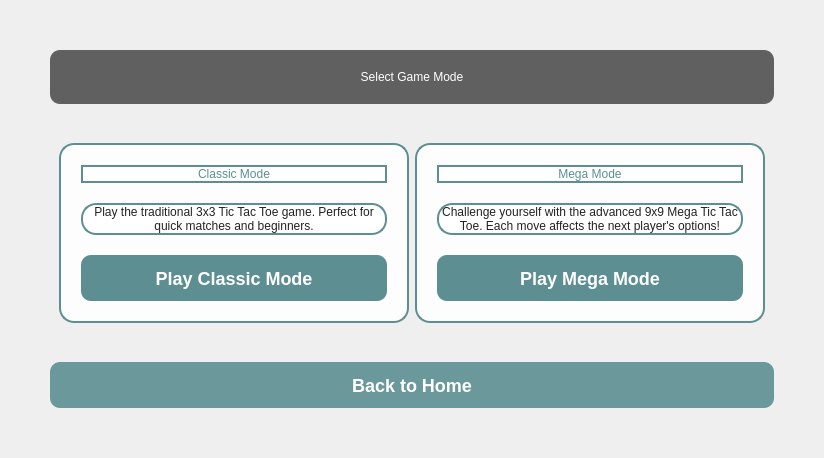
      <widget class="QWidget" name="game_mode_selection">
       <property name="styleSheet">
        <string notr="true">background-image: url(:/img/WhatsApp Image 2025-06-10 at 06.11.47_95b3a09c.jpg);
background-position: center;
background-repeat: no-repeat;
background-attachment: fixed;</string>
       </property>
       <layout class="QVBoxLayout" name="verticalLayout_mode_selection">
        <property name="spacing">
         <number>30</number>
        </property>
        <property name="leftMargin">
         <number>50</number>
        </property>
        <property name="topMargin">
         <number>50</number>
        </property>
        <property name="rightMargin">
         <number>50</number>
        </property>
        <property name="bottomMargin">
         <number>50</number>
        </property>
        <item>
         <widget class="QLabel" name="label_select_mode">
          <property name="styleSheet">
           <string notr="true">color: rgb(255, 255, 255);
font: 900 48pt &quot;Segoe UI Black&quot;;
background-color: rgba(34, 34, 34, 0.7);
padding: 20px;
border-radius: 10px;</string>
          </property>
          <property name="text">
           <string>Select Game Mode</string>
          </property>
          <property name="alignment">
           <set>Qt::AlignmentFlag::AlignCenter</set>
          </property>
         </widget>
        </item>
        <item>
         <widget class="QFrame" name="frame_mode_cards">
          <layout class="QHBoxLayout" name="horizontalLayout_mode_cards">
           <item>
            <widget class="QFrame" name="frame_classic_mode">
             <property name="minimumSize">
              <size>
               <width>350</width>
               <height>0</height>
              </size>
             </property>
             <property name="styleSheet">
              <string notr="true">QFrame {
    background-color: rgba(255, 255, 255, 0.9);
    border-radius: 15px;
    border: 2px solid rgb(92, 142, 146);
}
QFrame:hover {
    border: 3px solid rgb(92, 142, 146);
    background-color: rgba(255, 255, 255, 0.95);
}</string>
             </property>
             <property name="frameShape">
              <enum>QFrame::Shape::StyledPanel</enum>
             </property>
             <property name="frameShadow">
              <enum>QFrame::Shadow::Raised</enum>
             </property>
             <layout class="QVBoxLayout" name="verticalLayout_classic">
              <property name="spacing">
               <number>20</number>
              </property>
              <property name="leftMargin">
               <number>20</number>
              </property>
              <property name="topMargin">
               <number>20</number>
              </property>
              <property name="rightMargin">
               <number>20</number>
              </property>
              <property name="bottomMargin">
               <number>20</number>
              </property>
              <item>
               <widget class="QLabel" name="label_classic_title">
                <property name="styleSheet">
                 <string notr="true">color: rgb(92, 142, 146);
font: 900 36pt &quot;Segoe UI Black&quot;;</string>
                </property>
                <property name="text">
                 <string>Classic Mode</string>
                </property>
                <property name="alignment">
                 <set>Qt::AlignmentFlag::AlignCenter</set>
                </property>
               </widget>
              </item>
              <item>
               <widget class="QLabel" name="label_classic_desc">
                <property name="styleSheet">
                 <string notr="true">color: rgb(34, 34, 34);
font: 14pt &quot;Segoe UI&quot;;</string>
                </property>
                <property name="text">
                 <string>Play the traditional 3x3 Tic Tac Toe game. Perfect for quick matches and beginners.</string>
                </property>
                <property name="alignment">
                 <set>Qt::AlignmentFlag::AlignCenter</set>
                </property>
                <property name="wordWrap">
                 <bool>true</bool>
                </property>
               </widget>
              </item>
              <item>
               <widget class="QPushButton" name="pushButton_play_classic">
                <property name="minimumSize">
                 <size>
                  <width>128</width>
                  <height>46</height>
                 </size>
                </property>
                <property name="styleSheet">
                 <string notr="true">QPushButton {
    background-color: rgb(92, 142, 146);
    color: white;
    border-radius: 10px;
    font-size: 18px;
    font-weight: bold;
}
QPushButton:hover {
    background-color: rgb(72, 122, 126);
}</string>
                </property>
                <property name="text">
                 <string>Play Classic Mode</string>
                </property>
               </widget>
              </item>
             </layout>
            </widget>
           </item>
           <item>
            <widget class="QFrame" name="frame_mega_mode">
             <property name="minimumSize">
              <size>
               <width>350</width>
               <height>0</height>
              </size>
             </property>
             <property name="styleSheet">
              <string notr="true">QFrame {
    background-color: rgba(255, 255, 255, 0.9);
    border-radius: 15px;
    border: 2px solid rgb(92, 142, 146);
}
QFrame:hover {
    border: 3px solid rgb(92, 142, 146);
    background-color: rgba(255, 255, 255, 0.95);
}</string>
             </property>
             <property name="frameShape">
              <enum>QFrame::Shape::StyledPanel</enum>
             </property>
             <property name="frameShadow">
              <enum>QFrame::Shadow::Raised</enum>
             </property>
             <layout class="QVBoxLayout" name="verticalLayout_mega">
              <property name="spacing">
               <number>20</number>
              </property>
              <property name="leftMargin">
               <number>20</number>
              </property>
              <property name="topMargin">
               <number>20</number>
              </property>
              <property name="rightMargin">
               <number>20</number>
              </property>
              <property name="bottomMargin">
               <number>20</number>
              </property>
              <item>
               <widget class="QLabel" name="label_mega_title">
                <property name="styleSheet">
                 <string notr="true">color: rgb(92, 142, 146);
font: 900 36pt &quot;Segoe UI Black&quot;;</string>
                </property>
                <property name="text">
                 <string>Mega Mode</string>
                </property>
                <property name="alignment">
                 <set>Qt::AlignmentFlag::AlignCenter</set>
                </property>
               </widget>
              </item>
              <item>
               <widget class="QLabel" name="label_mega_desc">
                <property name="styleSheet">
                 <string notr="true">color: rgb(34, 34, 34);
font: 14pt &quot;Segoe UI&quot;;</string>
                </property>
                <property name="text">
                 <string>Challenge yourself with the advanced 9x9 Mega Tic Tac Toe. Each move affects the next player's options!</string>
                </property>
                <property name="alignment">
                 <set>Qt::AlignmentFlag::AlignCenter</set>
                </property>
                <property name="wordWrap">
                 <bool>true</bool>
                </property>
               </widget>
              </item>
              <item>
               <widget class="QPushButton" name="pushButton_play_mega">
                <property name="minimumSize">
                 <size>
                  <width>128</width>
                  <height>46</height>
                 </size>
                </property>
                <property name="styleSheet">
                 <string notr="true">QPushButton {
    background-color: rgb(92, 142, 146);
    color: white;
    border-radius: 10px;
    font-size: 18px;
    font-weight: bold;
}
QPushButton:hover {
    background-color: rgb(72, 122, 126);
}</string>
                </property>
                <property name="text">
                 <string>Play Mega Mode</string>
                </property>
               </widget>
              </item>
             </layout>
            </widget>
           </item>
          </layout>
         </widget>
        </item>
        <item>
         <widget class="QPushButton" name="pushButton_back_mode_selection">
          <property name="minimumSize">
           <size>
            <width>128</width>
            <height>46</height>
           </size>
          </property>
          <property name="styleSheet">
           <string notr="true">background-color: rgba(92, 142, 146, 0.9);
color: white;
border-radius: 10px;
font-size: 18px;
font-weight: bold;</string>
          </property>
          <property name="text">
           <string>Back to Home</string>
          </property>
         </widget>
        </item>
       </layout>
      </widget>
